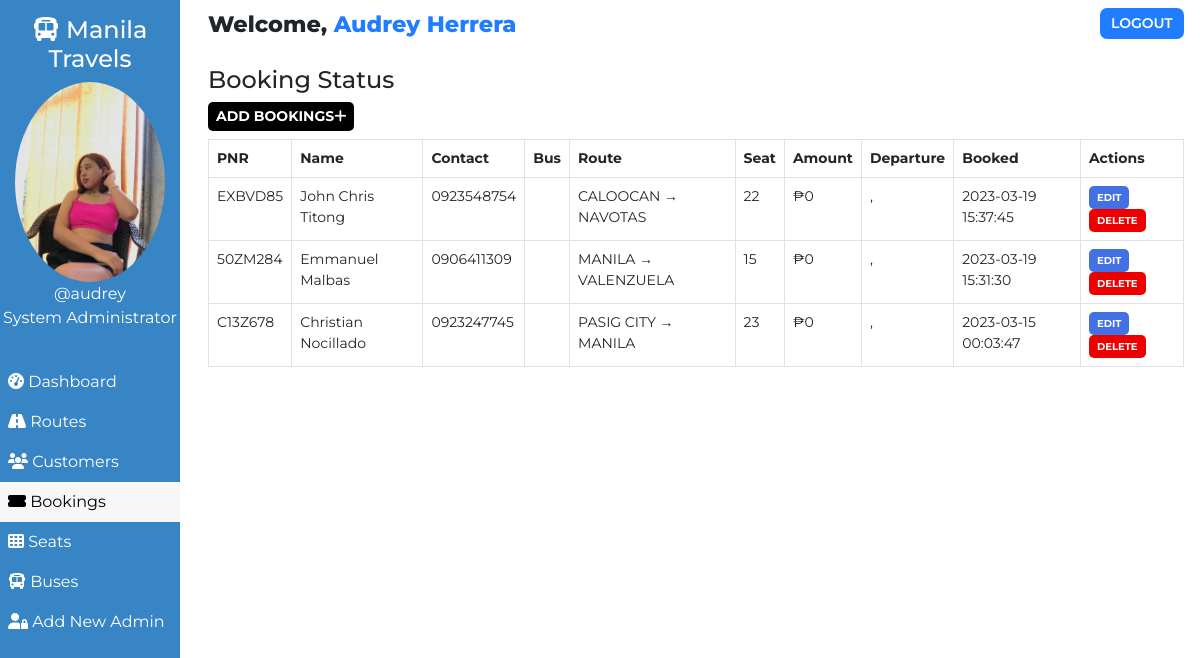
/admin/booking.php (signed in), run on the app's committed database.
### tables this page shows
CREATE TABLE `users` (
  `user_id` int(11) NOT NULL,
  `user_fullname` varchar(100) NOT NULL,
  `user_name` varchar(30) NOT NULL,
  `user_password` varchar(255) NOT NULL,
  `user_created` datetime NOT NULL DEFAULT current_timestamp()
);

CREATE TABLE `bookings` (
  `id` int(100) NOT NULL,
  `booking_id` varchar(255) NOT NULL,
  `customer_id` varchar(255) NOT NULL,
  `route_id` varchar(255) NOT NULL,
  `customer_route` varchar(200) NOT NULL,
  `booked_amount` int(100) NOT NULL,
  `booked_seat` varchar(100) NOT NULL,
  `booking_created` datetime NOT NULL DEFAULT current_timestamp()
);

CREATE TABLE `customers` (
  `id` int(100) NOT NULL,
  `customer_id` varchar(255) NOT NULL,
  `customer_name` varchar(30) NOT NULL,
  `customer_phone` varchar(10) NOT NULL,
  `customer_created` datetime NOT NULL DEFAULT current_timestamp()
);

### assets/partials/_functions.php (called while the page is built, shortened)
<?php
    function get_from_table($conn, $table, $primaryKey, $pKeyValue, $toget)
    {
        $sql = "SELECT * FROM $table WHERE $primaryKey='$pKeyValue'";
        $result = mysqli_query($conn, $sql);
        $row = mysqli_fetch_assoc($result);
        if($row)
        {
            return $row["$toget"];
        }
        return false;
    }
?>

### admin/booking.php (the view, shortened to what this page needs)
<!DOCTYPE html>
<html lang="en">
<head>
    <link href="https://cdn.jsdelivr.net/npm/bootstrap@5.0.1/dist/css/bootstrap.min.css" rel="stylesheet">
    <?php
        $page="booking";
    ?>
</head>
<body>
    <?php require '../assets/partials/_admin-header.php';?>
        <?php
            $resultSql = "SELECT * FROM `bookings` ORDER BY booking_created DESC";
            $resultSqlResult = mysqli_query($conn, $resultSql);
            if(!mysqli_num_rows($resultSqlResult)){ ?>
                <div class="container mt-4">
                    <div id="noCustomers" class="alert alert-dark " role="alert">
                        <h1 class="alert-heading">No Bookings Found!!</h1>
                        <p class="fw-light">Be the first person to add one!</p>
                        <hr>
                        <div id="addCustomerAlert" class="alert alert-success" role="alert">
                                Click on <button id="add-button" class="button btn-sm"type="button"data-bs-toggle="modal" data-bs-target="#addModal">ADD <i class="fas fa-plus"></i></button> to add a booking!
                        </div>
                    </div>
                </div>
            <?php }
            else { ?>
            <section id="booking">
                <div id="head">
                    <h4>Booking Status</h4>
                </div>
                <div id="booking-results">
                    <div>
                        <button id="add-button" class="button btn-sm"type="button"data-bs-toggle="modal" data-bs-target="#addModal">Add Bookings<i class="fas fa-plus"></i></button>
                    </div>
                    <table class="table table-hover table-bordered">
                        <thead>
                            <th>PNR</th>
                            <th>Name</th>
                            <th>Contact</th>
                            <th>Bus</th>
                            <th>Route</th>
                            <th>Seat</th>
                            <th>Amount</th>
                            <th>Departure</th>
                            <th>Booked</th>
                            <th>Actions</th>
                        </thead>
                        <?php
                            while($row = mysqli_fetch_assoc($resultSqlResult))
                            {
                                $id = $row["id"];
                                $customer_id = $row["customer_id"];
                                $route_id = $row["route_id"];
                                $pnr = $row["booking_id"];
                                $customer_name = get_from_table($conn, "customers","customer_id", $customer_id, "customer_name");
                                $customer_phone = get_from_table($conn,"customers","customer_id", $customer_id, "customer_phone");
                                $bus_no = get_from_table($conn, "routes", "route_id", $route_id, "bus_no");
                                $route = $row["customer_route"];
                                $booked_seat = $row["booked_seat"];
                                $booked_amount = $row["booked_amount"];
                                $dep_date = get_from_table($conn, "routes", "route_id", $route_id, "route_dep_date");
                                $dep_time = get_from_table($conn, "routes", "route_id", $route_id, "route_dep_time");
                                $booked_timing = $row["booking_created"];
                        ?>
                        <tr>
                            <td>
                                <?php
                                    echo $pnr;
                                ?>
                            </td>
                            <td>
                                <?php
                                    echo $customer_name;
                                ?>
                            </td>
                            <td>
                                <?php
                                    echo $customer_phone;
                                ?>
                            </td>
                            <td>
                            </td>
                            <td>
                                <?php
                                    echo $route;
                                ?>
                            </td>
                            <td>
                                <?php
                                    echo $booked_seat;
                                ?>
                            </td>
                            <td>
                                <?php
                                    echo '₱'.$booked_amount;
                                ?>
                            </td>
                            <td>
                                <?php
                                    echo $dep_date . " , ". $dep_time;
                                ?>
                            </td>
                            <td>
                                <?php
                                    echo $booked_timing;
                                ?>
                            </td>
                            <td>
                            <button class="button btn-sm edit-button" data-link="<?php echo $_SERVER['REQUEST_URI']; ?>" data-customerid="<?php
                                                echo $customer_id;?>" data-id="<?php
                                                echo $id;?>" data-name="<?php
                                                echo $customer_name;?>" data-phone="<?php
                                                echo $customer_phone;?>" >Edit</button>
                                <button class="button delete-button btn-sm" data-bs-toggle="modal" data-bs-target="#deleteModal"
                                data-id="<?php
                                                echo $id;?>" data-bookedseat="<?php
                                                echo $booked_seat;
                                            ?>" data-routeid="<?php
                                            echo $route_id;
                                        ?>"> Delete</button>
                            </td>
                        </tr>
                        <?php
                        }
                    ?>
                    </table>
                </div>
            </section>
            <?php } ?>
        </div>
    </main>
</body>
</html>

### assets/partials/_admin-header.php
<?php
    require '_functions.php';
    $conn = db_connect();
    $user_id = $_SESSION['user_id'];
    $sql = "SELECT * FROM users WHERE user_id = $user_id";
    $result = mysqli_query($conn, $sql);
    if($row = mysqli_fetch_assoc($result))
    {
        $user_fullname = $row["user_fullname"];
        $user_name = $row["user_name"];
    }
?>
    <main id="container">
        <div id="sidebar">
            <h4><i class="fas fa-bus"></i> Manila Travels</h4>
            <div>
                <img class="adminDp" src="../assets/img/userav-min.png" height="200px" alt="Admin Profile Pic">
                <p>
                    <?php  echo '@'.$user_name;  ?>
                </p>
                <p>System Administrator</p>
            </div>
            <ul id="options">
                <li class="option <?php if($page=='dashboard'){ echo 'active';}?>">
                    <a href="./dashboard.php">
                    <i class="fas fa-tachometer-alt"></i> Dashboard
                    </a>
                </li>
                <li class="option <?php if($page=='route'){ echo 'active';}?>">
                    <a href="./route.php">
                        <i class="fas fa-road"></i> Routes
                    </a>
                </li>
                <li class="option <?php if($page=='customer'){ echo 'active';}?>">
                    <a href="./customer.php">
                    <i class="fas fa-users"></i> Customers
                    </a>
                </li>
                <li class="option <?php if($page=='booking'){ echo 'active';}?>">
                    <a href="./booking.php">
                    <i class="fas fa-ticket-alt"></i> Bookings
                    </a>
                </li>
                <li class="option <?php if($page=='seat'){ echo 'active';}?>">
                    <a href="./seat.php">
                    <i class="fas fa-th"></i> Seats
                    </a>
                </li>
                 <li class="option <?php if($page=='bus'){ echo 'active';}?>">
                     <a href="./bus.php">
                     <i class="fas fa-bus"></i> Buses
                     </a>
                 </li>
                <li class="option <?php if($page=='signup'){ echo 'active';}?>">
                    <a href="./signup.php">
                    <i class="fas fa-user-lock"></i> Add New Admin
                    </a>
                </li>
            </ul>
        </div>
        <div id="main-content">
            <section id="welcome">
                <ul>
                    <li class="welcome-item">Welcome,
                        <span id="USER">
                            <?php
                                echo $user_fullname;
                            ?>
                        </span>
                    </li>
                    <li class="welcome-item">
                        <button id="logout" class="btn-sm">
                            <a href="../assets/partials/_logout.php">LOGOUT</a>
                        </button>
                    </li>
                </ul>
            </section>

### assets/styles/admin.php (style rules this page uses)
body { margin: 0; box-sizing: border-box; font-family: 'Montserrat', sans-serif; background-color: white; }
html { scroll-behavior: smooth; }
*, *::after, *::before { box-sizing: inherit; }
#USER { color: #207DFF; }
.adminDp { border-radius: 50%; }
#welcome { background-color: white; }
#welcome ul { display: flex; justify-content: space-between; list-style-type: none; padding: 0; margin: 0; }
#welcome li { margin: 0 1rem; padding: 0.5rem 0; }
#welcome li:first-child { font-weight: 800; font-size: 1.4rem; }
#logout { padding: 0.3rem 0.7rem; background-color: #207DFF; font-weight: 600; outline: none; border: none; border-radius: 7px; }
#logout a { color: white; text-decoration: none; }
@media only screen and (min-width:1000px) { #sidebar { text-align: center; background-color: #3885c5; color: white; width: 15%; position: fixed; top: 0%; padding-top: 1rem; z-index: 2; height: 100vh; } }
@media only screen and (min-width:1000px) { #sidebar p { margin: 0; } }
@media only screen and (min-width:1000px) { #sidebar ul { margin-top: 2rem; } }
@media only screen and (min-width:1000px) { #options { list-style-type: none; text-align: left; padding-left: 0; } }
@media only screen and (min-width:1000px) { .option a { display: block; padding: 0.5rem; text-decoration: none; color: inherit; } }
@media only screen and (min-width:1000px) { .active { background-color:#f7f7f7; color:black; } }
@media only screen and (min-width:1000px) { #main-content { margin-left: 16%; } }

### assets/styles/admin-options.php (style rules this page uses)
* { font-family: Montserrat; }
#booking #head, #customer #head, #route #head, #seat #head, #bus #head { padding-top: 1rem; }
#booking, #customer, #route, #bus, #seat { padding: 0 1rem; }
#booking-results > div, #customer-results > div, #route-results > div, #bus-results > div { margin-bottom: 0.5rem; }
#booking-results button, #customer-results button, #route button, #bus-results button { border-radius: 5px; }
.button { border: none; font-weight: bold; text-transform: uppercase; }
#add-button { background-color: black; color: white; }
table { font-size: 14px; }
table th,td { padding-left: 0.3rem; }
table button { color: white; }
.edit-button { background-color: #4370E2; }
.delete-button { background-color: #EF0000; }
.edit-button, .delete-button { font-size: 10px }

### data on the page
users: user_name "audrey", user_fullname "Audrey Herrera"
bookings: booking "EXBVD85", customer.customer_name "John Chris Titong", customer.customer_phone "0923548754", customer_route "CALOOCAN → NAVOTAS", booked_seat "22", booked_amount "0", booking_created "2023-03-19 15:37:45"
bookings: booking "50ZM284", customer.customer_name "Emmanuel Malbas", customer.customer_phone "0906411309", customer_route "MANILA → VALENZUELA", booked_seat "15", booked_amount "0", booking_created "2023-03-19 15:31:30"
bookings: booking "C13Z678", customer.customer_name "Christian Nocillado", customer.customer_phone "0923247745", customer_route "PASIG CITY → MANILA", booked_seat "23", booked_amount "0", booking_created "2023-03-15 00:03:47"
